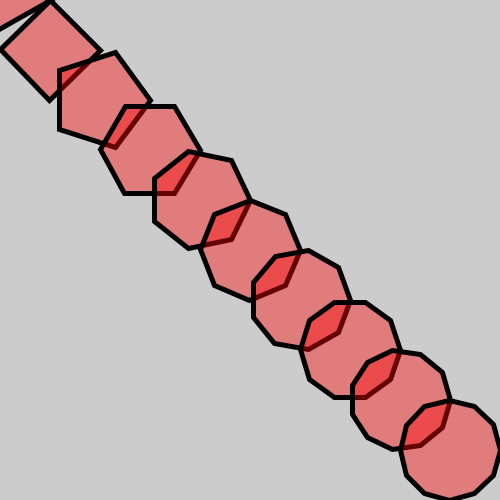
Frame 1 (no input)
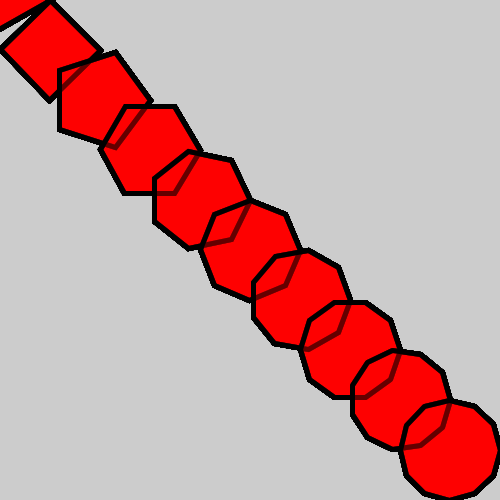
Frame 60 (the mouse pressed at the canvas centre just before this capture)
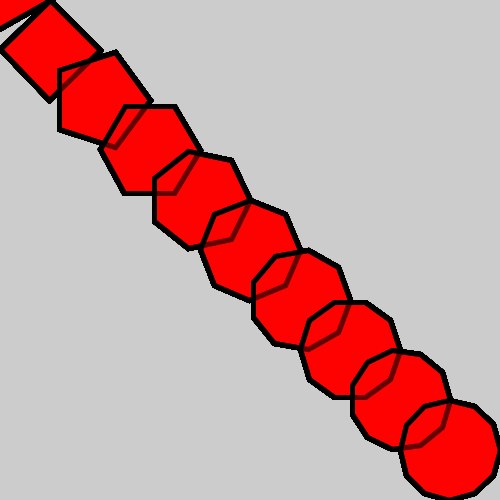
Frame 120 (the mouse held since frame 60 and released just before this capture)

The Processing sketch that drew these frames (run headless with seeded random() and noise(); from frame 60 on, the mouse is pressed at the canvas centre):

// Processing sketch: Notes_1_Polygon
// ── Notes_1_Polygon.pde
void setup() {
  size(500, 500);
}

void draw() {
  for (int i = 0; i < 10; i++) {
    polygon(i * (width / 10.0), i * (height / 10), (i + 3));
  }
}

void polygon(float tx, float ty, int sides) {
  float r = 50;
  
  pushMatrix();
  translate(tx, ty);
  // draw the polygon
  float theta = 0;
  stroke(0);
  strokeWeight(5);
  fill(255, 0, 0, 100);
  
  beginShape();
  for (int i = 0; i < sides; i++) {
    float x = cos(theta) * r;
    float y = sin(theta) * r;
    vertex(x, y);
    theta += (TWO_PI / sides);
  }
  endShape(CLOSE);
  
  popMatrix();
}
